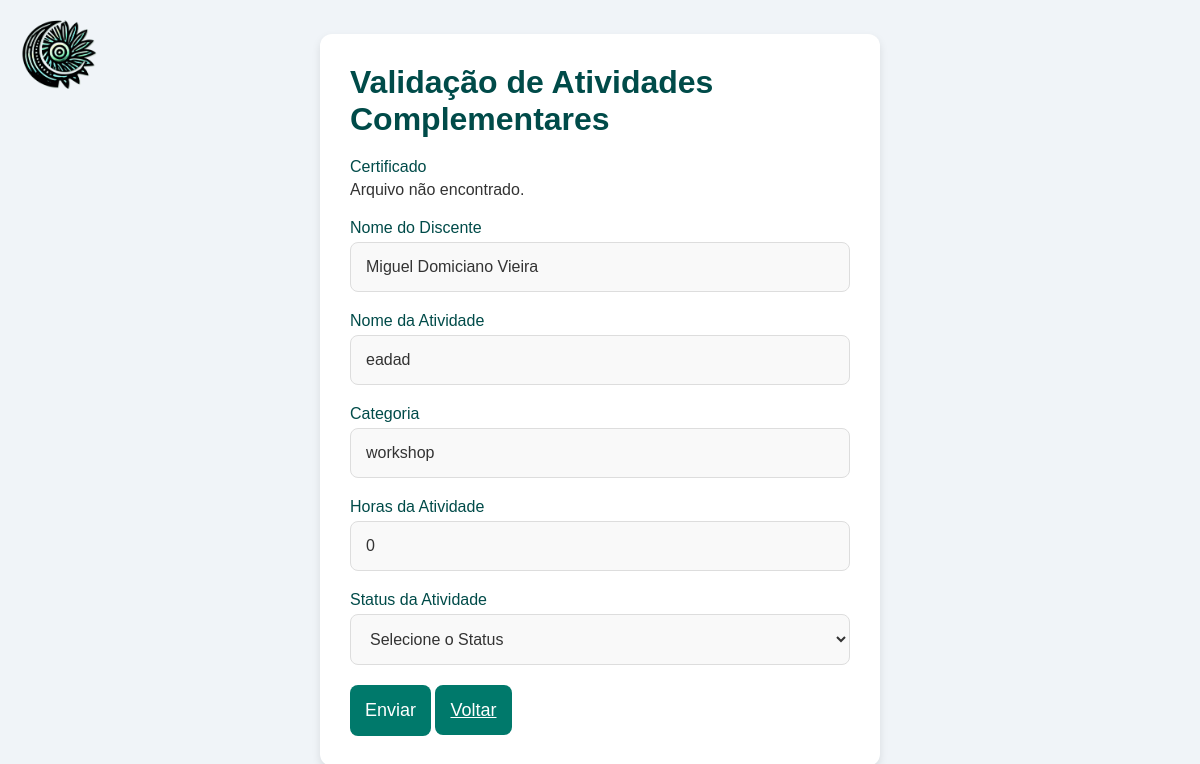
The app's page /docente/valida-atividade.php?id=5 (signed in) with its own data.
### tables this page shows
CREATE TABLE `atividade` (
  `id` int(11) NOT NULL,
  `nome` varchar(255) DEFAULT NULL,
  `caminho_arquivo` varchar(255) DEFAULT NULL,
  `categoria` varchar(200) DEFAULT NULL,
  `horas_atividade` int(11) DEFAULT NULL,
  `discente_id` int(11) DEFAULT NULL,
  `status` int(11) DEFAULT NULL,
  `data_upload` timestamp NULL DEFAULT current_timestamp()
);

CREATE TABLE `discente` (
  `id` int(11) NOT NULL,
  `nome` varchar(255) DEFAULT NULL,
  `cpf` varchar(11) DEFAULT NULL,
  `matricula` varchar(50) DEFAULT NULL,
  `email` varchar(255) DEFAULT NULL,
  `senha` varchar(255) DEFAULT NULL,
  `telefone` varchar(20) DEFAULT NULL,
  `endereco` varchar(255) DEFAULT NULL,
  `turno` varchar(100) DEFAULT NULL,
  `turma` int(11) DEFAULT NULL,
  `status` int(11) NOT NULL DEFAULT 0
);

### docente/valida-atividade.php (the view, shortened to what this page needs)
<?php
include "../config.php";
if (isset($_GET['id']) && is_numeric($_GET['id'])) {
    $atividadeId = (int) $_GET['id'];
    $sql = "
        SELECT a.*, d.nome AS nome_discente
        FROM atividade a
        INNER JOIN discente d ON a.discente_id = d.id
        WHERE a.id = $atividadeId
    ";
    $resultAtividades = $DB->query($sql);
    if ($resultAtividades->num_rows > 0) {
        $atividade = $resultAtividades->fetch_assoc();
    } else {
        echo "Atividade não encontrada.";
        exit;
    }
} else {
    echo "ID de atividade inválido.";
    exit;
}
?>
<!DOCTYPE html>
<html lang="pt-br">
<head>
</head>
<body>
    <a href="../index.php"><img src="../img/Runa-noname.png" alt="Logo Runas" class="logo"></a>
    <div class="container">
        <div class="box">
            <h1>Validação de Atividades Complementares</h1>
            <form method="post">
                <div class="form-group">
                    <label for="nome-discente">Certificado</label>
                    <?php
                    if (!empty($atividade['caminho_arquivo'])) {
                        $file_path = '../atividades/' . $atividade['caminho_arquivo'];
                        if (file_exists($file_path)) {
                            $file_ext = strtolower(pathinfo($file_path, PATHINFO_EXTENSION));
                            if (in_array($file_ext, ['pdf'])) {
                                echo '<embed src="' . $file_path . '" type="application/pdf" width="100%" height="500px" />';
                            } else {
                                echo '<img src="' . $file_path . '" style="max-width:100%; height:auto;" />';
                            }
                        } else {
                            echo "<p>Arquivo não encontrado.</p>";
                        }
                    } else {
                        echo "<p>Nenhum certificado enviado.</p>";
                    }
                    ?>
                </div>
                <div class="form-group">
                    <label for="nome-discente">Nome do Discente</label>
                    <input type="text" id="nome-discente" name="nome-discente"
                        value="<?php echo htmlspecialchars($atividade['nome_discente']); ?>" readonly>
                </div>
                <div class="form-group">
                    <label for="nome-atividade">Nome da Atividade</label>
                    <input type="text" id="nome-atividade" name="nome-atividade" placeholder="Nome da Atividade"
                        value="<?php echo $atividade['nome'] ?>" readonly>
                </div>
                <div class="form-group">
                    <label for="categoria">Categoria</label>
                    <input type="text" id="Categoria" name="Categoria" placeholder="Categoria"
                        value="<?php echo $atividade['categoria'] ?>" readonly>
                </div>
                <div class="form-group">
                    <label for="horas-atividade">Horas da Atividade</label>
                    <input type="text" id="horas-atividade" name="horas-atividade" placeholder="Horas da Atividade"
                        value="<?php echo $atividade['horas_atividade']; ?>" required>
                </div>
                <div class="form-group">
                    <label for="status">Status da Atividade</label>
                    <select id="status" name="status" required>
                        <option value="1" disabled selected>Selecione o Status</option>
                    </select>
                </div>
                <button type="submit" class="submit-button">Enviar</button>
                <a class="submit-button" href="valida-atividades.php">Voltar</a>
            </form>
        </div>
    </div>
</body>
</html>

### docente/valida-atividade.php (style rules this page uses)
* { margin: 0; padding: 0; box-sizing: border-box; font-family: Arial, sans-serif; }
body { background: #f0f4f8; display: flex; justify-content: center; align-items: center; height: 100vh; color: #333; position: relative; }
.logo { position: absolute; top: 20px; left: 20px; width: 80px; }
.container { width: 100%; max-width: 600px; padding: 20px; }
.box { background: #ffffff; border-radius: 12px; box-shadow: 0 4px 8px rgba(0, 0, 0, 0.1); padding: 30px; margin: 0 auto; }
h1 { color: #004b49; margin-bottom: 20px; font-size: 32px; font-weight: bold; }
.form-group { margin-bottom: 20px; text-align: left; }
.form-group label { display: block; font-size: 16px; margin-bottom: 5px; color: #004b49; }
.form-group input, .form-group select { width: 100%; padding: 15px; border: 1px solid #ddd; border-radius: 8px; background-color: #f9f9f9; font-size: 16px; color: #333; }
.submit-button { background: #00796b; color: #ffffff; border: none; border-radius: 8px; padding: 15px; font-size: 18px; cursor: pointer; transition: background-color 0.3s, box-shadow 0.3s; }

### records on screen
atividade: nome-discente "Miguel Domiciano Vieira", nome-atividade "eadad", Categoria "workshop", horas-atividade "0"
